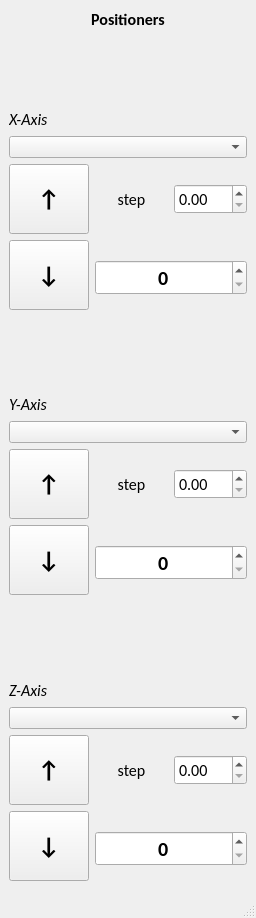
<?xml version="1.0" encoding="UTF-8"?>
<ui version="4.0">
 <class>MainWindow</class>
 <widget class="QMainWindow" name="MainWindow">
  <property name="geometry">
   <rect>
    <x>0</x>
    <y>0</y>
    <width>256</width>
    <height>918</height>
   </rect>
  </property>
  <property name="font">
   <font>
    <pointsize>9</pointsize>
   </font>
  </property>
  <property name="windowTitle">
   <string>MainWindow</string>
  </property>
  <widget class="QWidget" name="centralwidget">
   <layout class="QVBoxLayout" name="verticalLayout">
    <item>
     <layout class="QGridLayout" name="titleLayout">
      <item row="0" column="0">
       <widget class="QLabel" name="label">
        <property name="font">
         <font>
          <family>Calibri</family>
          <pointsize>12</pointsize>
          <weight>75</weight>
          <bold>true</bold>
         </font>
        </property>
        <property name="text">
         <string>Positioners</string>
        </property>
        <property name="alignment">
         <set>Qt::AlignCenter</set>
        </property>
       </widget>
      </item>
     </layout>
    </item>
    <item>
     <spacer name="verticalSpacer_3">
      <property name="orientation">
       <enum>Qt::Vertical</enum>
      </property>
      <property name="sizeHint" stdset="0">
       <size>
        <width>17</width>
        <height>43</height>
       </size>
      </property>
     </spacer>
    </item>
    <item>
     <layout class="QGridLayout" name="xLayout">
      <item row="0" column="0">
       <widget class="QLabel" name="Xtitle">
        <property name="font">
         <font>
          <family>Calibri</family>
          <pointsize>12</pointsize>
          <italic>true</italic>
         </font>
        </property>
        <property name="text">
         <string>X-Axis</string>
        </property>
       </widget>
      </item>
      <item row="1" column="0">
       <widget class="QComboBox" name="XCombo"/>
      </item>
      <item row="2" column="0">
       <layout class="QGridLayout" name="xL_commands">
        <item row="2" column="0">
         <widget class="QPushButton" name="Xup">
          <property name="sizePolicy">
           <sizepolicy hsizetype="Fixed" vsizetype="Fixed">
            <horstretch>0</horstretch>
            <verstretch>0</verstretch>
           </sizepolicy>
          </property>
          <property name="minimumSize">
           <size>
            <width>70</width>
            <height>70</height>
           </size>
          </property>
          <property name="font">
           <font>
            <family>Calibri</family>
            <pointsize>18</pointsize>
            <weight>75</weight>
            <bold>true</bold>
           </font>
          </property>
          <property name="text">
           <string>↑</string>
          </property>
         </widget>
        </item>
        <item row="2" column="1">
         <layout class="QHBoxLayout" name="Xstep_layout">
          <item>
           <widget class="QLabel" name="label_Xstep">
            <property name="font">
             <font>
              <family>Calibri</family>
              <pointsize>12</pointsize>
             </font>
            </property>
            <property name="text">
             <string>step</string>
            </property>
            <property name="alignment">
             <set>Qt::AlignCenter</set>
            </property>
           </widget>
          </item>
          <item>
           <widget class="QDoubleSpinBox" name="dsBox_Xstep">
            <property name="minimumSize">
             <size>
              <width>0</width>
              <height>30</height>
             </size>
            </property>
            <property name="font">
             <font>
              <family>Calibri</family>
              <pointsize>12</pointsize>
             </font>
            </property>
           </widget>
          </item>
         </layout>
        </item>
        <item row="3" column="0">
         <widget class="QPushButton" name="Xdown">
          <property name="sizePolicy">
           <sizepolicy hsizetype="Minimum" vsizetype="Minimum">
            <horstretch>0</horstretch>
            <verstretch>0</verstretch>
           </sizepolicy>
          </property>
          <property name="minimumSize">
           <size>
            <width>70</width>
            <height>70</height>
           </size>
          </property>
          <property name="font">
           <font>
            <family>Calibri</family>
            <pointsize>18</pointsize>
            <weight>75</weight>
            <bold>true</bold>
           </font>
          </property>
          <property name="text">
           <string>↓</string>
          </property>
         </widget>
        </item>
        <item row="3" column="1" rowspan="2">
         <widget class="QSpinBox" name="Xpos">
          <property name="minimumSize">
           <size>
            <width>0</width>
            <height>30</height>
           </size>
          </property>
          <property name="font">
           <font>
            <family>Calibri</family>
            <pointsize>15</pointsize>
            <weight>75</weight>
            <bold>true</bold>
           </font>
          </property>
          <property name="alignment">
           <set>Qt::AlignCenter</set>
          </property>
         </widget>
        </item>
       </layout>
      </item>
     </layout>
    </item>
    <item>
     <spacer name="verticalSpacer">
      <property name="orientation">
       <enum>Qt::Vertical</enum>
      </property>
      <property name="sizeHint" stdset="0">
       <size>
        <width>17</width>
        <height>43</height>
       </size>
      </property>
     </spacer>
    </item>
    <item>
     <layout class="QGridLayout" name="yLayout">
      <item row="0" column="0">
       <widget class="QLabel" name="Ytitle">
        <property name="font">
         <font>
          <family>Calibri</family>
          <pointsize>12</pointsize>
          <italic>true</italic>
         </font>
        </property>
        <property name="text">
         <string>Y-Axis</string>
        </property>
       </widget>
      </item>
      <item row="1" column="0">
       <widget class="QComboBox" name="YCombo"/>
      </item>
      <item row="2" column="0">
       <layout class="QGridLayout" name="yL_commands">
        <item row="2" column="0">
         <widget class="QPushButton" name="Yup">
          <property name="sizePolicy">
           <sizepolicy hsizetype="Fixed" vsizetype="Fixed">
            <horstretch>0</horstretch>
            <verstretch>0</verstretch>
           </sizepolicy>
          </property>
          <property name="minimumSize">
           <size>
            <width>70</width>
            <height>70</height>
           </size>
          </property>
          <property name="font">
           <font>
            <family>Calibri</family>
            <pointsize>18</pointsize>
            <weight>75</weight>
            <bold>true</bold>
           </font>
          </property>
          <property name="text">
           <string>↑</string>
          </property>
         </widget>
        </item>
        <item row="2" column="1">
         <layout class="QHBoxLayout" name="Ystep_layout">
          <item>
           <widget class="QLabel" name="label_Ystep">
            <property name="font">
             <font>
              <family>Calibri</family>
              <pointsize>12</pointsize>
             </font>
            </property>
            <property name="text">
             <string>step</string>
            </property>
            <property name="alignment">
             <set>Qt::AlignCenter</set>
            </property>
           </widget>
          </item>
          <item>
           <widget class="QDoubleSpinBox" name="dsBox_Ystep">
            <property name="minimumSize">
             <size>
              <width>0</width>
              <height>30</height>
             </size>
            </property>
            <property name="font">
             <font>
              <family>Calibri</family>
              <pointsize>12</pointsize>
             </font>
            </property>
           </widget>
          </item>
         </layout>
        </item>
        <item row="3" column="0">
         <widget class="QPushButton" name="Ydown">
          <property name="sizePolicy">
           <sizepolicy hsizetype="Minimum" vsizetype="Minimum">
            <horstretch>0</horstretch>
            <verstretch>0</verstretch>
           </sizepolicy>
          </property>
          <property name="minimumSize">
           <size>
            <width>70</width>
            <height>70</height>
           </size>
          </property>
          <property name="font">
           <font>
            <family>Calibri</family>
            <pointsize>18</pointsize>
            <weight>75</weight>
            <bold>true</bold>
           </font>
          </property>
          <property name="text">
           <string>↓</string>
          </property>
         </widget>
        </item>
        <item row="3" column="1" rowspan="2">
         <widget class="QSpinBox" name="Ypos">
          <property name="minimumSize">
           <size>
            <width>0</width>
            <height>30</height>
           </size>
          </property>
          <property name="font">
           <font>
            <family>Calibri</family>
            <pointsize>15</pointsize>
            <weight>75</weight>
            <bold>true</bold>
           </font>
          </property>
          <property name="alignment">
           <set>Qt::AlignCenter</set>
          </property>
         </widget>
        </item>
       </layout>
      </item>
     </layout>
    </item>
    <item>
     <spacer name="verticalSpacer_4">
      <property name="orientation">
       <enum>Qt::Vertical</enum>
      </property>
      <property name="sizeHint" stdset="0">
       <size>
        <width>17</width>
        <height>43</height>
       </size>
      </property>
     </spacer>
    </item>
    <item>
     <layout class="QGridLayout" name="zLayout">
      <item row="2" column="0">
       <layout class="QGridLayout" name="zL_commands">
        <item row="2" column="1">
         <layout class="QHBoxLayout" name="Zstep_layout">
          <item>
           <widget class="QLabel" name="label_Zstep">
            <property name="font">
             <font>
              <family>Calibri</family>
              <pointsize>12</pointsize>
             </font>
            </property>
            <property name="text">
             <string>step</string>
            </property>
            <property name="alignment">
             <set>Qt::AlignCenter</set>
            </property>
           </widget>
          </item>
          <item>
           <widget class="QDoubleSpinBox" name="dsBox_Zstep">
            <property name="minimumSize">
             <size>
              <width>0</width>
              <height>30</height>
             </size>
            </property>
            <property name="font">
             <font>
              <family>Calibri</family>
              <pointsize>12</pointsize>
             </font>
            </property>
           </widget>
          </item>
         </layout>
        </item>
        <item row="2" column="0">
         <widget class="QPushButton" name="Zup">
          <property name="sizePolicy">
           <sizepolicy hsizetype="Fixed" vsizetype="Fixed">
            <horstretch>0</horstretch>
            <verstretch>0</verstretch>
           </sizepolicy>
          </property>
          <property name="minimumSize">
           <size>
            <width>70</width>
            <height>70</height>
           </size>
          </property>
          <property name="font">
           <font>
            <family>Calibri</family>
            <pointsize>18</pointsize>
            <weight>75</weight>
            <bold>true</bold>
           </font>
          </property>
          <property name="text">
           <string>↑</string>
          </property>
         </widget>
        </item>
        <item row="3" column="0">
         <widget class="QPushButton" name="Zdown">
          <property name="sizePolicy">
           <sizepolicy hsizetype="Minimum" vsizetype="Minimum">
            <horstretch>0</horstretch>
            <verstretch>0</verstretch>
           </sizepolicy>
          </property>
          <property name="minimumSize">
           <size>
            <width>70</width>
            <height>70</height>
           </size>
          </property>
          <property name="font">
           <font>
            <family>Calibri</family>
            <pointsize>18</pointsize>
            <weight>75</weight>
            <bold>true</bold>
           </font>
          </property>
          <property name="text">
           <string>↓</string>
          </property>
         </widget>
        </item>
        <item row="3" column="1" rowspan="2">
         <widget class="QSpinBox" name="Zpos">
          <property name="minimumSize">
           <size>
            <width>0</width>
            <height>30</height>
           </size>
          </property>
          <property name="font">
           <font>
            <family>Calibri</family>
            <pointsize>15</pointsize>
            <weight>75</weight>
            <bold>true</bold>
           </font>
          </property>
          <property name="alignment">
           <set>Qt::AlignCenter</set>
          </property>
         </widget>
        </item>
       </layout>
      </item>
      <item row="1" column="0">
       <widget class="QComboBox" name="Zcombo"/>
      </item>
      <item row="0" column="0">
       <widget class="QLabel" name="Ztitle">
        <property name="font">
         <font>
          <family>Calibri</family>
          <pointsize>12</pointsize>
          <italic>true</italic>
         </font>
        </property>
        <property name="text">
         <string>Z-Axis</string>
        </property>
       </widget>
      </item>
     </layout>
    </item>
   </layout>
  </widget>
  <widget class="QMenuBar" name="menubar">
   <property name="geometry">
    <rect>
     <x>0</x>
     <y>0</y>
     <width>256</width>
     <height>26</height>
    </rect>
   </property>
  </widget>
  <widget class="QStatusBar" name="statusbar"/>
 </widget>
 <resources/>
 <connections/>
</ui>
